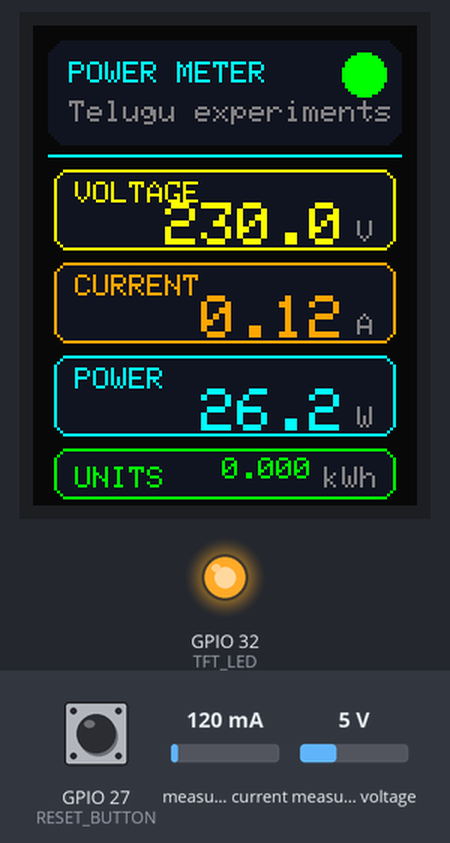
A sketch run on a simulated ESP32. On the bench: 128×160 colour display, output pins drawn as LEDs (lit = HIGH). The inputs (shaded band) are chosen by the test bench; at power-on: measured current 120 mA, GPIO 27 (RESET_BUTTON) HIGH, measured voltage 5 V. WiFi joins after 1.5 s; servers stay silent unless stated.

Above: at 1.4 s.
1.5 s: measured current set to 40 mA
At 2.9 s:
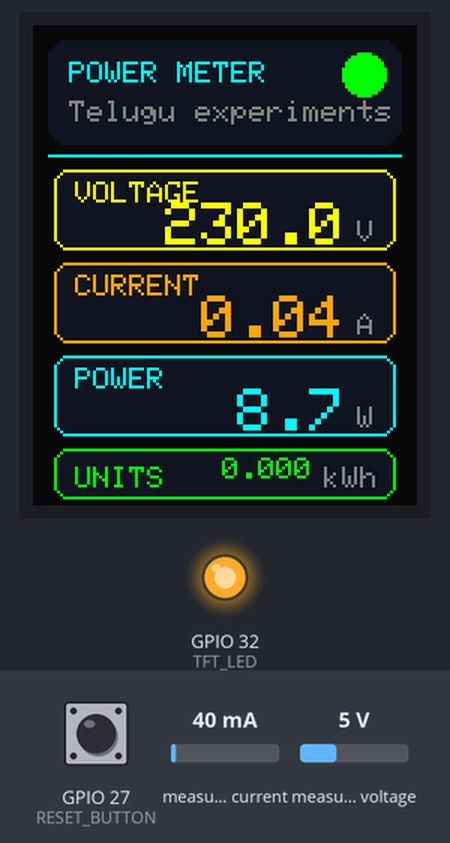
3.5 s: GPIO 27 (RESET_BUTTON) pulled LOW for 0.15 s
At 3.85 s:
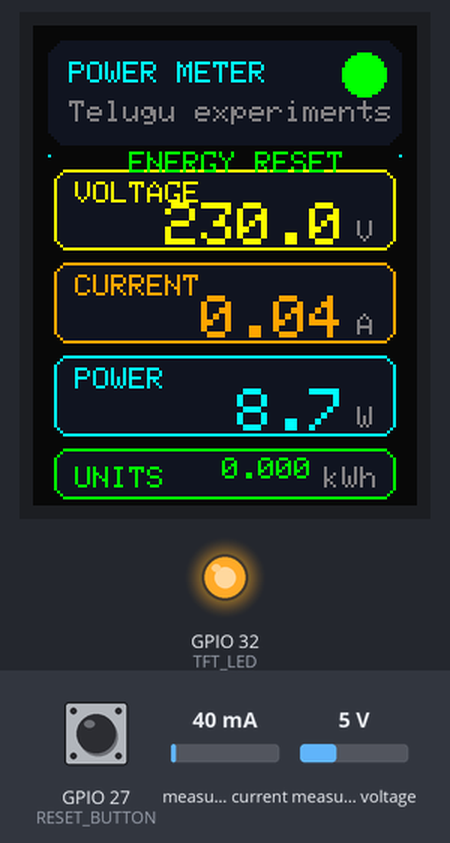
5.5 s: measured voltage set to 0.3 V
At 7.1 s:
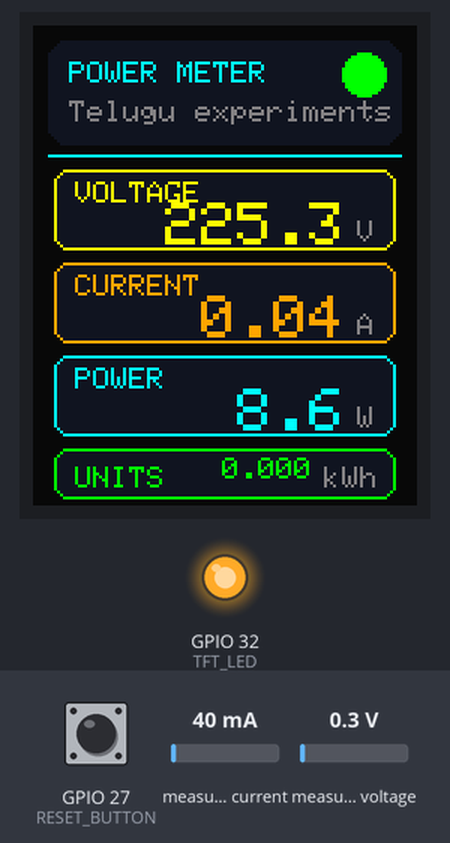
7.5 s: GPIO 27 (RESET_BUTTON) pulled LOW for 1 s
At 7.85 s:
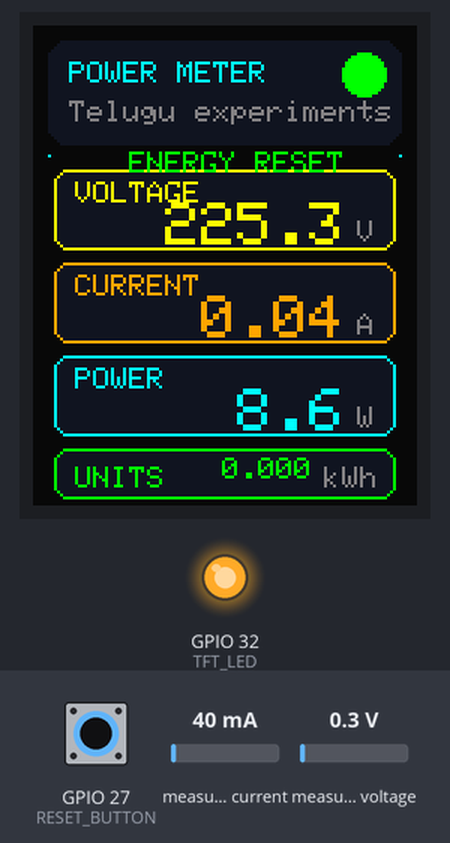
10.0 s: measured current set to 500 mA
At 11.2 s:
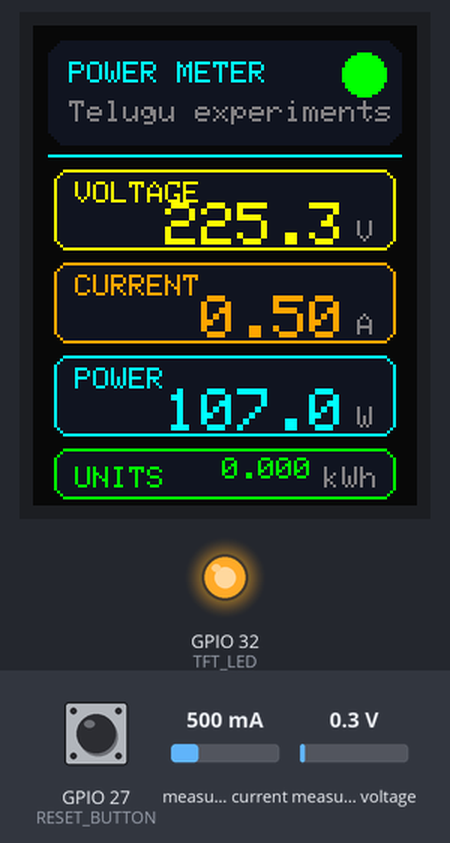
11.5 s: measured voltage set to 3.8 V
At 12.9 s:
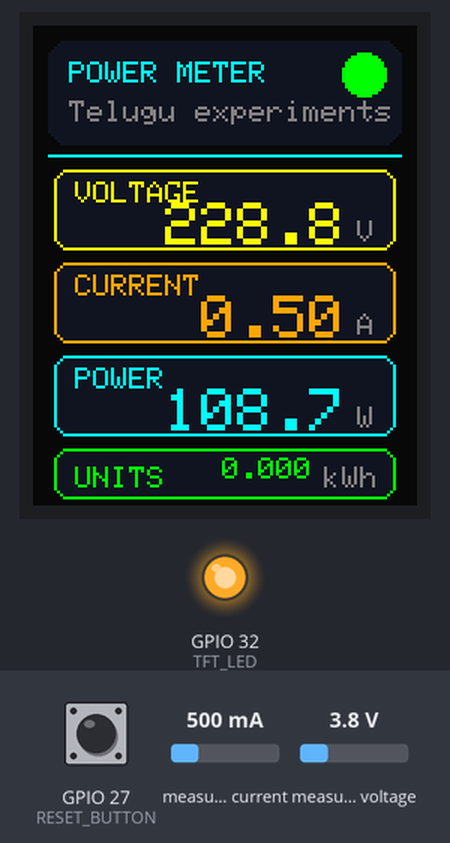
Timing chart, 0 to 14.5 s (numbered marks = the images above; inputs shaded):
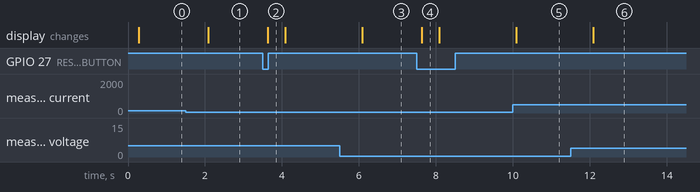

Measured:
- after the input at 1.5 s, the display: changes after 0.59 s (image 1)
- after the input at 3.5 s, the display: changes after 0.13 s (image 2)
- after the input at 5.5 s, the display: changes after 0.59 s (image 3)
- after the input at 7.5 s, the display: changes after 0.13 s (image 4)
- after the input at 10.0 s, the display: changes after 0.09 s (image 5)
- after the input at 11.5 s, the display: changes after 0.59 s (image 6)
- what the display in image 4 shows lasts 0.5 s, from 7.6 s to 8.1 s

The sketch:

PowerMeterESP32.ino
```cpp
#include <WiFi.h>
#include <WebServer.h>
#include <SPI.h>
#include <Adafruit_GFX.h>
#include <Adafruit_ST7735.h>
#include <PZEM004Tv30.h>

// WiFi mode:
// Leave WIFI_SSID empty to create a phone-connectable access point.
// Or set your router WiFi details to join your home network.
const char *WIFI_SSID = "";
const char *WIFI_PASS = "";
const char *AP_SSID = "ESP32-Power-Meter";
const char *AP_PASS = "12345678";

// 1.8 inch TFT SPI display pins.
// Display labels: LED, SCK, SDA, A0, RESET, CS, GND, VCC
constexpr uint8_t TFT_LED = 32;
constexpr uint8_t TFT_CS = 5;
constexpr uint8_t TFT_DC = 21;     // A0 / DC
constexpr uint8_t TFT_RST = 22;    // RESET
constexpr uint8_t TFT_SCK = 18;
constexpr uint8_t TFT_MOSI = 23;   // SDA

// PZEM-004T UART pins. ESP32 RX connects to PZEM TX, ESP32 TX connects to PZEM RX.
constexpr uint8_t PZEM_RX = 16;
constexpr uint8_t PZEM_TX = 17;

// Button: one side to GPIO27, other side to GND.
constexpr uint8_t RESET_BUTTON = 27;

Adafruit_ST7735 tft(TFT_CS, TFT_DC, TFT_RST);
PZEM004Tv30 pzem(Serial2, PZEM_RX, PZEM_TX);
WebServer server(80);

constexpr uint16_t COL_BG = 0x0841;
constexpr uint16_t COL_PANEL = 0x10A4;
constexpr uint16_t COL_MUTED = 0x8410;
constexpr uint16_t COL_CYAN = 0x07FF;
constexpr uint16_t COL_YELLOW = 0xFFE0;
constexpr uint16_t COL_ORANGE = 0xFD20;
constexpr uint16_t COL_GREEN = 0x07E0;
constexpr uint16_t COL_RED = 0xF800;

struct MeterData {
  float voltage = NAN;
  float current = NAN;
  float power = NAN;
  float energy = NAN;
  float frequency = NAN;
  float powerFactor = NAN;
  bool online = false;
};

MeterData meter;
uint32_t lastReadMs = 0;
uint32_t lastScreenMs = 0;
uint32_t lastButtonChangeMs = 0;
bool lastButtonState = HIGH;
bool stableButtonState = HIGH;
bool resetDoneForPress = false;
bool screenInitialized = false;

String fmt(float value, unsigned int decimals) {
  if (isnan(value)) return "--";
  return String(value, decimals);
}

void printRight(const String &text, int16_t rightX, int16_t y, uint8_t size, uint16_t color) {
  tft.setTextSize(size);
  tft.setTextColor(color);
  int16_t x1, y1;
  uint16_t w, h;
  tft.getTextBounds(text, 0, y, &x1, &y1, &w, &h);
  tft.setCursor(rightX - w, y);
  tft.print(text);
}

void readMeter() {
  meter.voltage = pzem.voltage();
  meter.current = pzem.current();
  meter.power = pzem.power();
  meter.energy = pzem.energy();
  meter.frequency = pzem.frequency();
  meter.powerFactor = pzem.pf();
  meter.online = !(isnan(meter.voltage) && isnan(meter.current) && isnan(meter.power));
}

void drawCard(int16_t y, const char *label, const String &value, const char *unit, uint16_t accent, uint8_t valueSize) {
  tft.fillRoundRect(7, y, 114, 27, 5, COL_PANEL);
  tft.drawRoundRect(7, y, 114, 27, 5, accent);

  tft.setTextSize(1);
  tft.setTextColor(accent);
  tft.setCursor(14, y + 4);
  tft.print(label);

  int16_t unitRight = 114;
  tft.setTextSize(1);
  tft.setTextColor(COL_MUTED);
  int16_t x1, y1;
  uint16_t unitW, unitH;
  tft.getTextBounds(unit, 0, 0, &x1, &y1, &unitW, &unitH);
  tft.setCursor(unitRight - unitW, y + 17);
  tft.print(unit);

  printRight(value, unitRight - unitW - 4, y + 11, valueSize, accent);
}

void drawScreen() {
  if (!screenInitialized) {
    tft.fillScreen(COL_BG);
    screenInitialized = true;
  }

  tft.setTextWrap(false);
  tft.fillRect(6, 42, 116, 6, COL_BG);

  tft.fillRoundRect(5, 5, 118, 35, 6, COL_PANEL);
  tft.setTextSize(1);
  tft.setTextColor(COL_CYAN);
  tft.setCursor(12, 12);
  tft.print("POWER METER");
  tft.setTextColor(COL_MUTED);
  tft.setCursor(12, 25);
  tft.print("Telugu experiments");
  tft.fillCircle(110, 16, 7, meter.online ? COL_GREEN : COL_RED);
  tft.drawFastHLine(5, 43, 118, COL_CYAN);

  drawCard(48, "VOLTAGE", fmt(meter.voltage, 1), "V", COL_YELLOW, 2);
  drawCard(79, "CURRENT", fmt(meter.current, 2), "A", COL_ORANGE, 2);
  drawCard(110, "POWER", fmt(meter.power, 1), "W", COL_CYAN, 2);

  tft.fillRoundRect(7, 141, 114, 17, 5, COL_PANEL);
  tft.drawRoundRect(7, 141, 114, 17, 5, COL_GREEN);
  tft.setTextSize(1);
  tft.setTextColor(COL_GREEN);
  tft.setCursor(14, 147);
  tft.print("UNITS");
  printRight(fmt(meter.energy, 3), 93, 144, 1, COL_GREEN);
  tft.setTextSize(1);
  tft.setTextColor(COL_MUTED);
  tft.setCursor(97, 147);
  tft.print("kWh");
}

void resetEnergyCounter() {
  bool ok = pzem.resetEnergy();
  readMeter();
  drawScreen();
  tft.fillRect(6, 42, 116, 6, COL_BG);
  tft.setTextSize(1);
  tft.setTextColor(ok ? COL_GREEN : COL_RED);
  tft.setCursor(32, 42);
  tft.print(ok ? "ENERGY RESET" : "RESET FAILED");
}

String htmlPage() {
  return R"rawliteral(
<!doctype html>
<html>
<head>
  <meta name="viewport" content="width=device-width, initial-scale=1">
  <title>ESP32 Power Meter</title>
  <style>
    :root { color-scheme: dark; font-family: Arial, sans-serif; background:#101418; color:#f6f7f8; }
    * { box-sizing:border-box; }
    body { margin:0; padding:18px; }
    header { display:flex; justify-content:space-between; align-items:center; margin-bottom:18px; gap:12px; }
    h1 { font-size:22px; margin:0; font-weight:800; }
    .sub { color:#aab4bd; font-size:13px; margin-top:4px; }
    .status { font-size:12px; padding:6px 9px; border-radius:999px; background:#1f2a33; color:#8ee6a2; font-weight:700; }
    .grid { display:grid; grid-template-columns:1fr 1fr; gap:12px; }
    .card { background:#171e25; border:1px solid #2b3640; border-radius:8px; padding:14px; }
    .label { color:#aab4bd; font-size:12px; }
    .value { font-size:28px; margin-top:8px; font-weight:700; }
    .unit { color:#aab4bd; font-size:14px; margin-left:4px; }
    .wide { grid-column:1 / -1; }
    button { width:100%; margin-top:16px; border:0; border-radius:8px; padding:14px; background:#e25544; color:white; font-weight:700; font-size:15px; }
    .accent-v { border-color:#ffe100; }
    .accent-c { border-color:#ff9800; }
    .accent-p { border-color:#00e5ff; }
    .accent-e { border-color:#00e51b; }
    footer { color:#76838f; font-size:12px; margin-top:16px; line-height:1.6; }
  </style>
</head>
<body>
  <header><div><h1>Telugu experiments</h1><div class="sub">PZEM-004T Power Meter</div></div><div id="online" class="status">LIVE</div></header>
  <main class="grid">
    <section class="card accent-v"><div class="label">Voltage</div><div class="value"><span id="v">--</span><span class="unit">V</span></div></section>
    <section class="card accent-c"><div class="label">Current</div><div class="value"><span id="c">--</span><span class="unit">A</span></div></section>
    <section class="card accent-p"><div class="label">Power</div><div class="value"><span id="p">--</span><span class="unit">W</span></div></section>
    <section class="card accent-e"><div class="label">Units</div><div class="value"><span id="e">--</span><span class="unit">kWh</span></div></section>
    <section class="card wide"><div class="label">Frequency / Power factor</div><div class="value"><span id="f">--</span><span class="unit">Hz</span> <span id="pf">--</span></div></section>
  </main>
  <button onclick="resetEnergy()">Reset kWh Energy</button>
  <footer><div id="updated">Waiting for meter...</div><div>Connect phone to ESP32-Power-Meter WiFi and open http://192.168.4.1</div></footer>
  <script>
    const setText = (id, value) => document.getElementById(id).textContent = value;
    async function refresh() {
      try {
        const r = await fetch('/api');
        const d = await r.json();
        setText('v', d.voltage);
        setText('c', d.current);
        setText('p', d.power);
        setText('e', d.energy);
        setText('f', d.frequency);
        setText('pf', 'PF ' + d.powerFactor);
        document.getElementById('online').textContent = d.online ? 'LIVE' : 'NO SIGNAL';
        document.getElementById('online').style.color = d.online ? '#8ee6a2' : '#ff8b7f';
        setText('updated', 'Updated ' + new Date().toLocaleTimeString());
      } catch (e) {
        document.getElementById('online').textContent = 'OFFLINE';
      }
    }
    async function resetEnergy() {
      if (confirm('Reset kWh units to zero?')) {
        await fetch('/reset', { method: 'POST' });
        refresh();
      }
    }
    refresh();
    setInterval(refresh, 2000);
  </script>
</body>
</html>
)rawliteral";
}

void handleApi() {
  String json = "{";
  json += "\"voltage\":\"";
  json += fmt(meter.voltage, 1);
  json += "\",\"current\":\"";
  json += fmt(meter.current, 3);
  json += "\",\"power\":\"";
  json += fmt(meter.power, 1);
  json += "\",\"energy\":\"";
  json += fmt(meter.energy, 3);
  json += "\",\"frequency\":\"";
  json += fmt(meter.frequency, 1);
  json += "\",\"powerFactor\":\"";
  json += fmt(meter.powerFactor, 2);
  json += "\",";
  json += "\"online\":";
  json += (meter.online ? "true" : "false");
  json += "}";
  server.send(200, "application/json", json);
}

void setupWiFi() {
  if (strlen(WIFI_SSID) > 0) {
    WiFi.mode(WIFI_STA);
    WiFi.begin(WIFI_SSID, WIFI_PASS);
    uint32_t startMs = millis();
    while (WiFi.status() != WL_CONNECTED && millis() - startMs < 10000) {
      delay(250);
    }
    if (WiFi.status() == WL_CONNECTED) return;
  }

  WiFi.mode(WIFI_AP);
  WiFi.softAP(AP_SSID, AP_PASS);
}

void setupServer() {
  server.on("/", HTTP_GET, []() {
    server.send(200, "text/html", htmlPage());
  });

  server.on("/api", HTTP_GET, handleApi);

  server.on("/reset", HTTP_POST, []() {
    resetEnergyCounter();
    server.send(200, "application/json", "{\"ok\":true}");
  });

  server.begin();
}

void handleButton() {
  bool currentState = digitalRead(RESET_BUTTON);

  if (currentState != lastButtonState) {
    lastButtonChangeMs = millis();
    lastButtonState = currentState;
  }

  if (millis() - lastButtonChangeMs < 40) return;

  if (currentState != stableButtonState) {
    stableButtonState = currentState;

    if (stableButtonState == LOW && !resetDoneForPress) {
      resetEnergyCounter();
      resetDoneForPress = true;
    }

    if (stableButtonState == HIGH) {
      resetDoneForPress = false;
    }
  }
}

void setup() {
  pinMode(TFT_LED, OUTPUT);
  digitalWrite(TFT_LED, HIGH);
  pinMode(RESET_BUTTON, INPUT_PULLUP);

  Serial.begin(115200);
  Serial2.begin(9600, SERIAL_8N1, PZEM_RX, PZEM_TX);

  SPI.begin(TFT_SCK, -1, TFT_MOSI, TFT_CS);
  tft.initR(INITR_BLACKTAB);
  tft.setSPISpeed(27000000);
  tft.setRotation(0);
  tft.fillScreen(ST77XX_BLACK);

  setupWiFi();
  setupServer();
  readMeter();
  drawScreen();
}

void loop() {
  server.handleClient();
  handleButton();

  if (millis() - lastReadMs >= 1000) {
    lastReadMs = millis();
    readMeter();
  }

  if (millis() - lastScreenMs >= 2000) {
    lastScreenMs = millis();
    drawScreen();
  }
}
```
